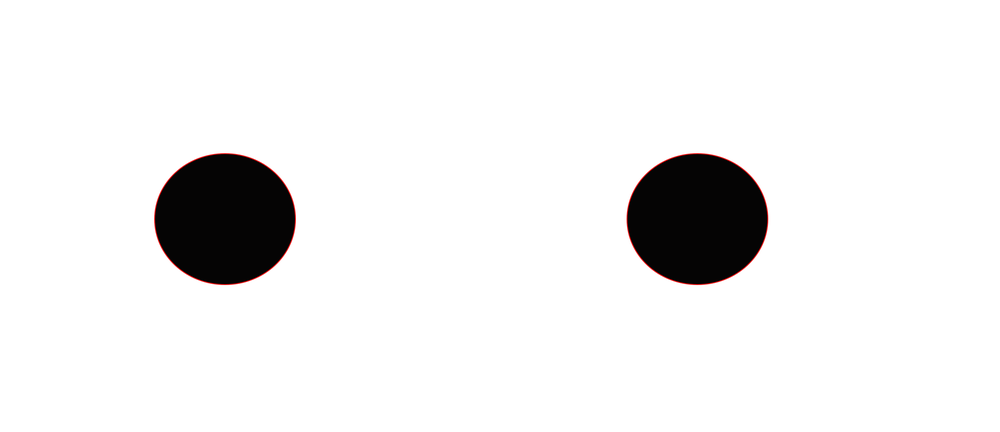
#> input picture resource/two_circle.png, 1000 x 432 px, shrunk from 2244 x 970 before the run
$ python charpter5_blur.py
#> lines starting #> are read from the running program, lines starting #| are printed output that depends on the picture; after the words box and inside, x2 and y2 are one past the last pixel; in counts of white or black regions, pixels touching at a corner belong together
import cv2

img = cv2.imread("resource/two_circle.png")
#> img is the input picture: shape (432, 1000, 3); mean B, G, R 238, 238, 238.4
imgGray = cv2.cvtColor(img, cv2.COLOR_BGR2GRAY)
imgBlur = cv2.GaussianBlur(imgGray, (7, 7), 0)
imgCanny = cv2.Canny(imgGray, 100, 100)
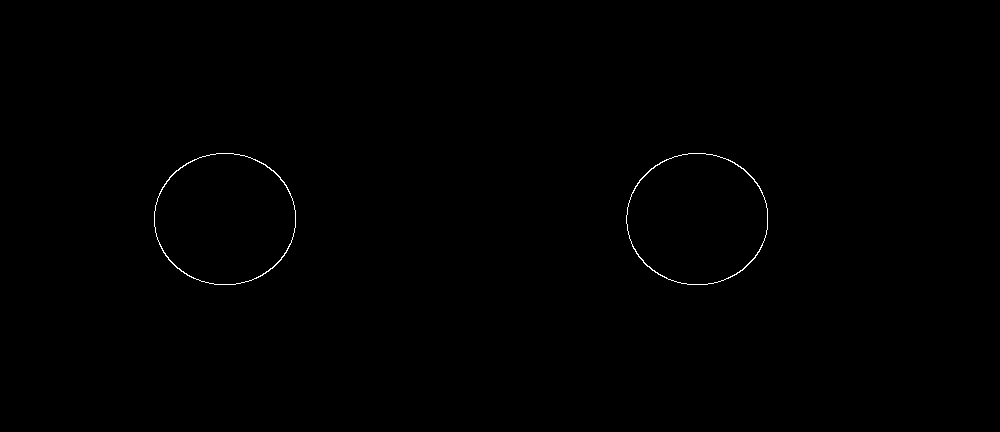
#> imgCanny: shape (432, 1000); 0.23% white in thin lines or dots, all inside (x1, y1, x2, y2) = (154, 153, 768, 285)
cv2.imshow("img canny", imgCanny)
cv2.imshow("img gray", imgGray)
cv2.imshow("img blur", imgBlur)
cv2.waitKey(0)
